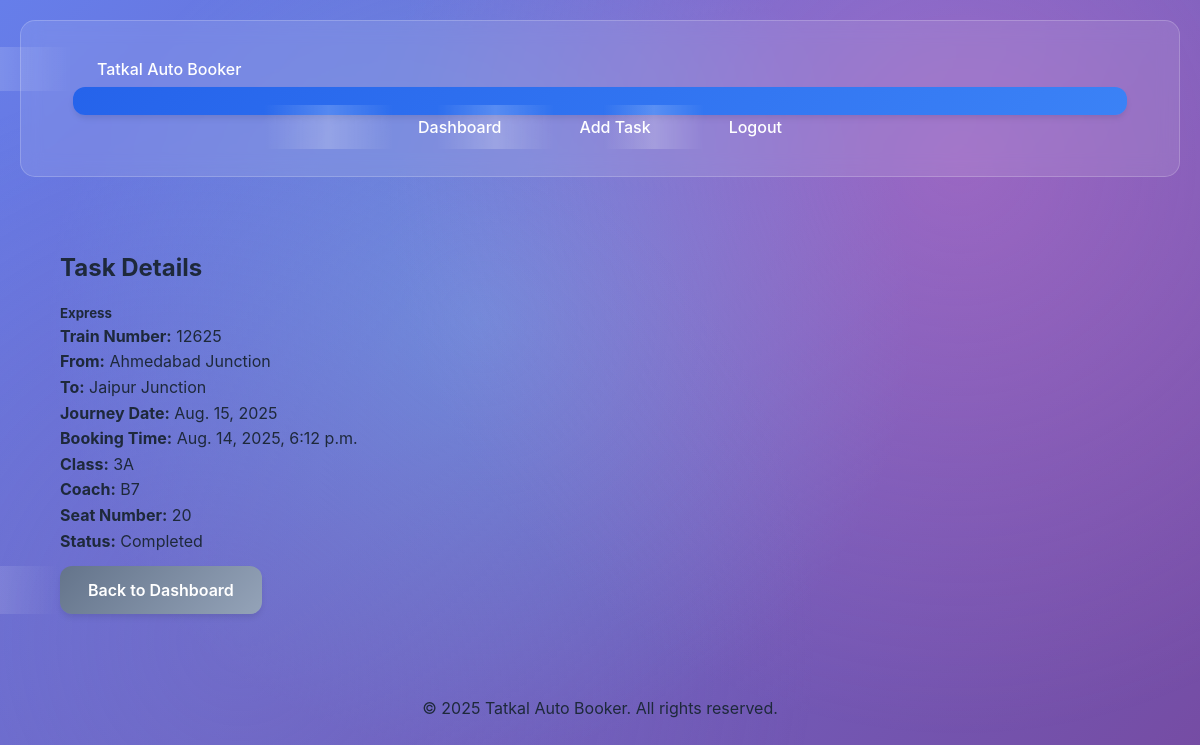
The app's page /dashboard/task/10/ (signed in) with its own data.
### booking/models.py (models this page shows, shortened)
class Booking(models.Model):
    user = models.ForeignKey(User, on_delete=models.CASCADE)
    train_name_number = models.CharField(max_length=120, help_text="e.g., Rajdhani Express 12345", default="Unknown Train 00000")
    train_number = models.CharField(max_length=10, default="00000")
    train_name = models.CharField(max_length=100, default="Unknown Train")
    source_station = models.CharField(max_length=50, default="Unknown Source")
    destination_station = models.CharField(max_length=50, null=True, blank=True, default="Unknown Destination")
    journey_date = models.DateField(null=True, blank=True)
    booking_time = models.DateTimeField(null=True, blank=True)
    STATUS_CHOICES = [
        ('Scheduled', 'Scheduled'),
        ('Processing', 'Processing'),
        ('Completed', 'Completed'),
        ('Failed', 'Failed')
    ]
    status = models.CharField(max_length=20, choices=STATUS_CHOICES, default='Scheduled')
    pnr_number = models.CharField(max_length=12, blank=True, null=True)
    seat_number = models.CharField(max_length=10, blank=True, null=True)
    coach_number = models.CharField(max_length=5, blank=True, null=True)
    class_type = models.CharField(
        max_length=20,
        choices=[
            ('SL', 'Sleeper'),
            ('3A', '3rd AC'),
            ('2A', '2nd AC'),
            ('1A', '1st AC')
        ],
        default='SL'
    )
    ticket_pdf = models.FileField(upload_to="tickets/", blank=True, null=True)
    ticket_pdf_url = models.URLField(blank=True, null=True)
    auto_delete_enabled = models.BooleanField(default=True)
    retention_days = models.PositiveIntegerField(default=30)
    deleted_at = models.DateTimeField(null=True, blank=True)

### booking/views.py (the view)
# urls.py: path('task/<int:task_id>/', views.task_detail, name='task_detail'),
@login_required
def task_detail(request, task_id):
    from django.shortcuts import get_object_or_404
    task = get_object_or_404(Booking, id=task_id, user=request.user)
    passengers = task.passengers.all()
    return render(request, 'booking/task_detail.html', {
        'task': task,
        'passengers': passengers
    })

### booking/templates/booking/task_detail.html (shortened to what this page needs)
{% extends 'booking/base.html' %}
{% load static %}
{% block content %}
<div class="container mt-4">
    <div class="row">
        <div class="col-md-8 offset-md-2">
            <div class="card">
                <div class="card-header bg-primary text-white">
                    <h4 class="mb-0">Task Details</h4>
                </div>
                <div class="card-body">
                    <h5 class="card-title">{{ task.train_name }}</h5>
                    <p class="card-text">
                        <strong>Train Number:</strong> {{ task.train_number }}<br>
                        <strong>From:</strong> {{ task.source_station }}<br>
                        <strong>To:</strong> {{ task.destination_station }}<br>
                        <strong>Journey Date:</strong> {{ task.journey_date }}<br>
                        <strong>Booking Time:</strong> {{ task.booking_time }}<br>
                        <strong>Class:</strong> {{ task.class_type }}<br>
                        <strong>Coach:</strong> {{ task.coach_number }}<br>
                        <strong>Seat Number:</strong> {{ task.seat_number|default:"Not assigned" }}<br>
                        <strong>Status:</strong>
                        <span class="badge badge-{% if task.status == 'completed' %}success{% elif task.status == 'failed' %}danger{% else %}warning{% endif %}">
                            {{ task.get_status_display }}
                        </span>
                    </p>
                    <div class="mt-4">
                        <a href="{% url 'dashboard' %}" class="btn btn-secondary">Back to Dashboard</a>
                    </div>
                </div>
            </div>
        </div>
    </div>
</div>
{% endblock %}

### booking/static/booking/common.css (style rules this page uses)
a { color: #007bff; text-decoration: none; }
body { font-family: Arial, sans-serif; line-height: 1.6; margin: 0; padding: 20px; background-color: #f4f4f4; }
.card-header { font-size: 1.2em; font-weight: bold; margin-bottom: 10px; color: #333; }
.mt-4 { margin-top: 1.5rem; }
.btn-secondary { background-color: #6c757d; }

### booking/static/booking/enhanced.css (style rules this page uses)
:root { --primary-color: #2563eb; --secondary-color: #64748b; --accent-color: #f59e0b; --success-color: #10b981; --danger-color: #ef4444; --warning-color: #f59e0b; --background-gradient: linear-gradient(135deg, #667eea 0%, #764ba2 100%); --card-background: rgba(255, 255, 255, 0.95); --text-primary: #1e293b; --text-secondary: #475569; --border-color: #e2e8f0; --shadow-sm: 0 1px 2px 0 rgba(0, 0, 0, 0.05); --shadow-md: 0 4px 6px -1px rgba(0, 0, 0, 0.1); --shadow-lg: 0 10px 15px -3px rgba(0, 0, 0, 0.1); --shadow-xl: 0 20px 25px -5px rgba(0, 0, 0, 0.1); --transition-fast: 0.15s ease; --transition-normal: 0.3s ease; --transition-slow: 0.5s ease; }
* { margin: 0; padding: 0; box-sizing: border-box; }
body { font-family: 'Inter', -apple-system, BlinkMacSystemFont, 'Segoe UI', sans-serif; line-height: 1.6; color: var(--text-primary); background: var(--background-gradient); min-height: 100vh; position: relative; overflow-x: hidden; }
body::before { content: ''; position: fixed; top: 0; left: 0; width: 100%; height: 100%; background-image: radial-gradient(circle at 20% 80%, rgba(120, 119, 198, 0.3) 0%, transparent 50%), radial-gradient(circle at 80% 20%, rgba(255, 119, 198, 0.3) 0%, transparent 50%), radial-gradient(circle at 40% 40%, rgba(120, 219, 255, 0.3) 0%, transparent 50%); animation: float 20s ease-in-out infinite; z-index: -1; }
button, .btn { background: linear-gradient(135deg, var(--primary-color), #3b82f6); color: white; padding: 14px 28px; border: none; border-radius: 12px; font-size: 16px; font-weight: 600; cursor: pointer; transition: all var(--transition-normal); position: relative; overflow: hidden; box-shadow: var(--shadow-md); }
button::before, .btn::before { content: ''; position: absolute; top: 0; left: -100%; width: 100%; height: 100%; background: linear-gradient(90deg, transparent, rgba(255, 255, 255, 0.2), transparent); transition: left var(--transition-normal); }
a { color: var(--primary-color); text-decoration: none; position: relative; transition: color var(--transition-normal); }
a::after { content: ''; position: absolute; width: 0; height: 2px; bottom: -2px; left: 0; background-color: var(--primary-color); transition: width var(--transition-normal); }
.card-header { font-size: 1.5rem; font-weight: 700; margin-bottom: 15px; color: var(--text-primary); }
.mt-4 { margin-top: 1.5rem; }
.btn-secondary { background: linear-gradient(135deg, var(--secondary-color), #94a3b8); }
.container { max-width: 1200px; margin: 0 auto; padding: 20px; }

### records on screen
Booking: train_name "Express", train_number "12625", source_station "Ahmedabad Junction", destination_station "Jaipur Junction", journey_date "Aug. 15, 2025", booking_time "Aug. 14, 2025, 6:12 p.m.", class_type "3A", coach_number "B7", seat_number "20", status "Completed"
